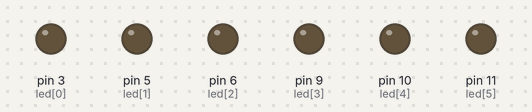
Bench run of a sketch on a simulated Arduino Uno, built with avr-gcc and run on an emulated ATmega328P. Shown: output pins drawn as LEDs (lit = HIGH).

Above: at 0.05 s.
At 0.75 s:
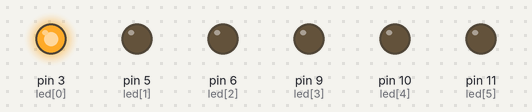
At 1.5 s:
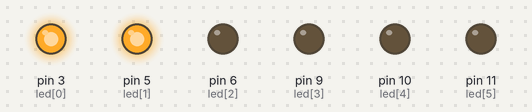
At 1.85 s:
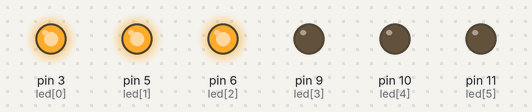
At 2.25 s:
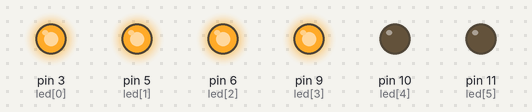
At 3.05 s:
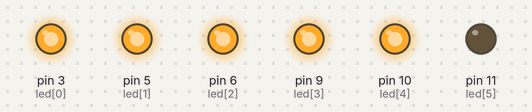
Timing chart, 0 to 8.3 s (numbered marks = the images above):
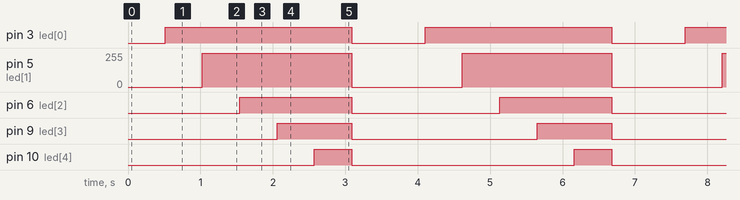

The sketch:

245_4.ino
```cpp
const unsigned int led[6] = { 3, 5, 6, 9, 10, 11 };

void setup() {

}

void loop() {
  for(int n=0;n<=5;n++) {
  for(int t_high=0;t_high<=255;t_high++) {
    analogWrite(led[n], t_high);
    delay(2);
  }
  }

  for(int n=0;n<=5;n++) {
  analogWrite(led[n], 0);
  }

  delay(500);
}
```

Measured:
- by itself, pin 3 (led[0]): alternates HIGH for 2.6 s and LOW for 1.0 s
- by itself, pin 5 (led[1]): alternates 255/255 for 2.1 s and 0/255 for 1.5 s
- by itself, pin 6 (led[2]): alternates HIGH for 1.5 s and LOW for 2.0 s
- by itself, pin 9 (led[3]): alternates HIGH for 1.0 s and LOW for 2.6 s
- by itself, pin 10 (led[4]): alternates HIGH for 0.52 s and LOW for 3.1 s
